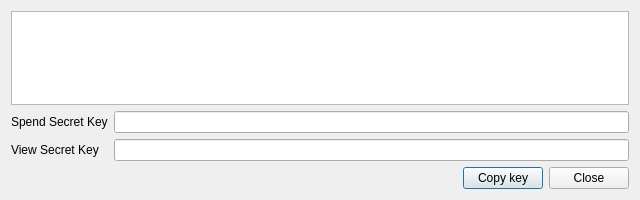
<?xml version="1.0" encoding="UTF-8"?>
<ui version="4.0">
 <class>PrivateKeysDialog</class>
 <widget class="QDialog" name="PrivateKeysDialog">
  <property name="geometry">
   <rect>
    <x>0</x>
    <y>0</y>
    <width>640</width>
    <height>200</height>
   </rect>
  </property>
  <property name="minimumSize">
   <size>
    <width>600</width>
    <height>120</height>
   </size>
  </property>
  <property name="maximumSize">
   <size>
    <width>16777215</width>
    <height>16777215</height>
   </size>
  </property>
  <property name="windowTitle">
   <string>Private Keys</string>
  </property>
  <property name="windowIcon">
   <iconset resource="../../resources.qrc">
    <normaloff>:/images/cryptonote</normaloff>:/images/cryptonote</iconset>
  </property>
  <layout class="QGridLayout" name="gridLayout">
   <item row="0" column="0" colspan="2">
    <widget class="QTextEdit" name="m_privateKeyEdit">
     <property name="readOnly">
      <bool>true</bool>
     </property>
    </widget>
   </item>
   <item row="1" column="0">
    <widget class="QLabel" name="label">
     <property name="text">
      <string>Spend Secret Key</string>
     </property>
    </widget>
   </item>
   <item row="1" column="1">
    <widget class="QLineEdit" name="m_spendSecretKeyEdit">
     <property name="readOnly">
      <bool>true</bool>
     </property>
    </widget>
   </item>
   <item row="2" column="0">
    <widget class="QLabel" name="label_2">
     <property name="text">
      <string>View Secret Key</string>
     </property>
    </widget>
   </item>
   <item row="2" column="1">
    <widget class="QLineEdit" name="m_viewSecretKeyEdit">
     <property name="readOnly">
      <bool>true</bool>
     </property>
    </widget>
   </item>
   <item row="3" column="0" colspan="2">
    <layout class="QHBoxLayout" name="horizontalLayout">
     <item>
      <spacer name="horizontalSpacer">
       <property name="orientation">
        <enum>Qt::Horizontal</enum>
       </property>
       <property name="sizeHint" stdset="0">
        <size>
         <width>40</width>
         <height>20</height>
        </size>
       </property>
      </spacer>
     </item>
     <item>
      <widget class="QPushButton" name="m_copyPrivateKeyButton">
       <property name="text">
        <string>Copy key</string>
       </property>
       <property name="icon">
        <iconset resource="../../resources.qrc">
         <normaloff>:/icons/copy_white</normaloff>:/icons/copy_white</iconset>
       </property>
      </widget>
     </item>
     <item>
      <widget class="QPushButton" name="ClosePushButton">
       <property name="text">
        <string>Close</string>
       </property>
      </widget>
     </item>
    </layout>
   </item>
  </layout>
 </widget>
 <resources>
  <include location="../../resources.qrc"/>
 </resources>
 <connections>
  <connection>
   <sender>ClosePushButton</sender>
   <signal>clicked()</signal>
   <receiver>PrivateKeysDialog</receiver>
   <slot>accept()</slot>
   <hints>
    <hint type="sourcelabel">
     <x>622</x>
     <y>274</y>
    </hint>
    <hint type="destinationlabel">
     <x>333</x>
     <y>149</y>
    </hint>
   </hints>
  </connection>
  <connection>
   <sender>m_copyPrivateKeyButton</sender>
   <signal>clicked()</signal>
   <receiver>PrivateKeysDialog</receiver>
   <slot>copyKey()</slot>
   <hints>
    <hint type="sourcelabel">
     <x>818</x>
     <y>24</y>
    </hint>
    <hint type="destinationlabel">
     <x>420</x>
     <y>45</y>
    </hint>
   </hints>
  </connection>
 </connections>
 <slots>
  <slot>copyKey()</slot>
 </slots>
</ui>
